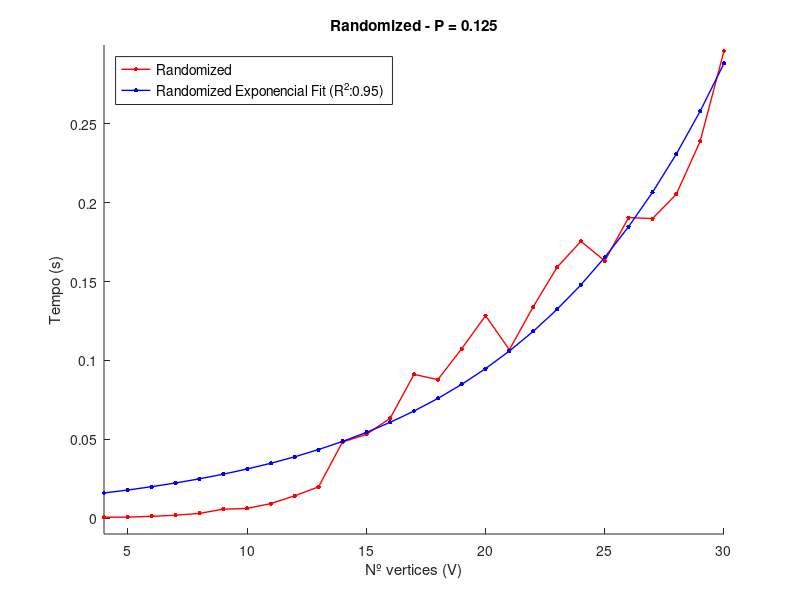
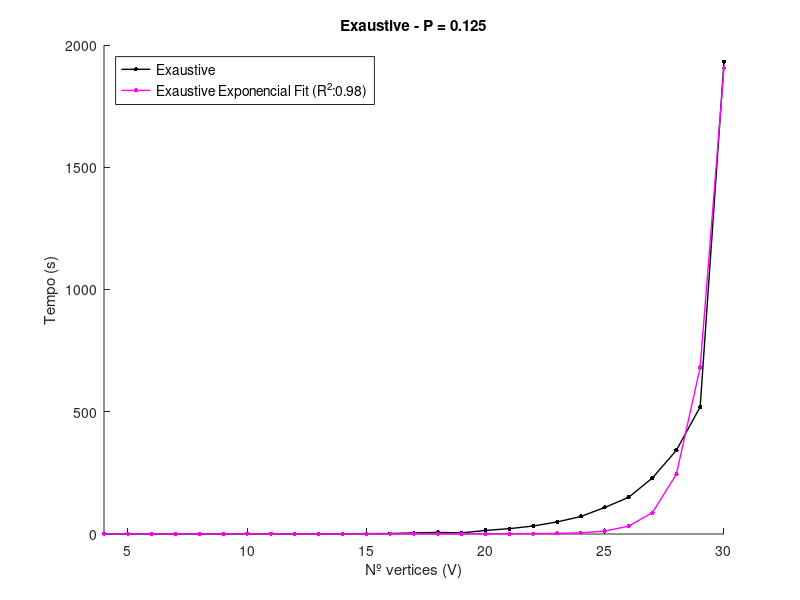
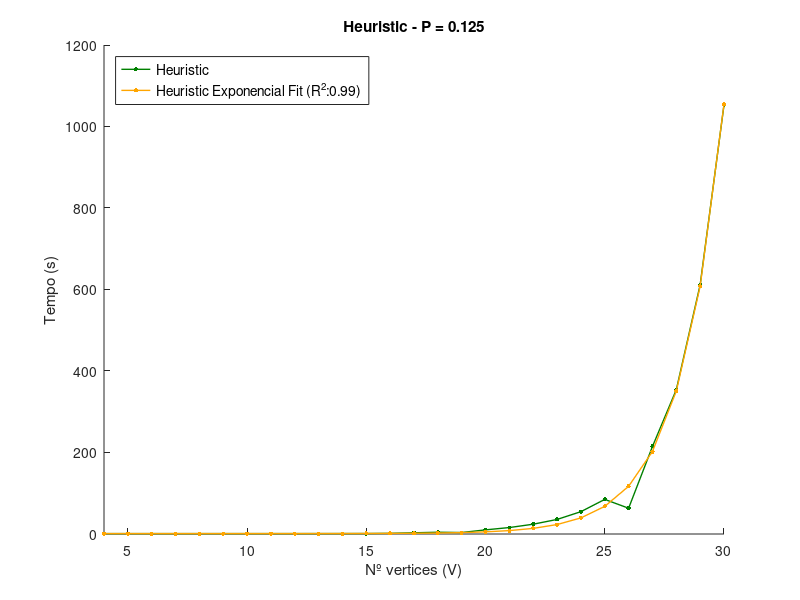

Reproduce these figures in MATLAB, in order.
clear all
close all
clc

Size12 =[4, 5, 6, 7, 8, 9, 10, 11, 12, 13, 14, 15, 16, 17, 18, 19, 20, 21, 22, 23, 24, 25];
Size22 =[4, 5, 6, 7, 8, 9, 10, 11, 12, 13, 14, 15, 16, 17, 18, 19, 20, 21, 22, 23,24, 25, 26,27,28,29,30];
Total_time11 =[0.0006227999983821064, 0.0007165999995777383, 0.001193699994473718, 0.0018966000061482191, 0.003048499987926334, 0.0057320000196341425, 0.006207899990840815, 0.009313199989264831, 0.014224600003217347, 0.019901299980119802, 0.0483074000076158, 0.053093199981958605, 0.06337360003089998, 0.091184000033536, 0.08788459998322651, 0.10746460003429092, 0.1283922999718925, 0.10685409998404793, 0.1340753999975277, 0.1590713999758009, 0.17556819999299478, 0.16314210000564344, 0.1906299999973271, 0.18993909998971503, 0.20540539997455198, 0.23895720002474263, 0.2962359000084689];
Total_time21 =[0.00017010000010486692, 0.0003968999953940511, 0.001019800009089522, 0.0024256000033346936, 0.005397400003857911, 0.014055199979338795, 0.0209960000065621, 0.04632909999054391, 0.0769943999912357, 0.11836309998761863, 0.18561610003234819, 0.6318439000169747, 0.9867539000115357, 3.3374192000192124, 5.4543463999871165, 3.6019046000001254, 13.677781700025662, 20.879983300008462, 31.691388899984304, 48.27603009999439, 70.7407455000066, 107.5471402999683, 149.0372931999882, 228.4708095000242, 341.2307061999745, 519.0628780000261, 1931.0483767000114];
Total_time31 =[0.00010549998842179775, 0.0002634000120451674, 0.0005454000056488439, 0.0009325000137323514, 0.003713500002049841, 0.006591300014406443, 0.008379499995498918, 0.013149900012649596, 0.040598100022180006, 0.07325499998114537, 0.11892420001095161, 0.19119560001126956, 0.6259975999855669, 1.9717722000059439, 3.328815599976224, 2.648345999972662, 9.16162810001697, 14.8586115000071, 23.06370070000412, 34.756538700006786, 53.90512689999014, 83.97115730002406, 62.326608000003034, 213.93505780001578, 353.37921800000186, 611.0966808999947, 1052.8628503999644];


% Tempos dos 3 algoritmos
% 1 - Randomized
% 2 - Exaustivo
% 3 - Heuristico
% x1 - 1 corresponde a P = 0.125


% General model Randomized:
%      f(x) = a*exp(b*x)
% Coefficients (with 95% confidence bounds):
%        a =     0.01026  (0.006184, 0.01433)
%        b =      0.1112  (0.09614, 0.1262)
% 
% Goodness of fit:
%   SSE: 0.01016
%   R-square: 0.9476
%   Adjusted R-square: 0.9455
%   RMSE: 0.02016

a = 0.01026;
b = 0.1112;
f = a*exp(b*Size22);

% General model Exasutive:
%      f(x) = a*exp(b*x)
% Coefficients (with 95% confidence bounds):
%        a =    7.25e-11  (-2.456e-10, 3.906e-10)
%        b =        1.03  (0.8829, 1.177)
% 
% Goodness of fit:
%   SSE: 8.788e+04
%   R-square: 0.9766
%   Adjusted R-square: 0.9757
%   RMSE: 59.29


a2 = 7.25e-11;
b2 = 1.03;
f2 = a2*exp(b2*Size22);

% General model Heuristica:
%      f(x) = a*exp(b*x)
% Coefficients (with 95% confidence bounds):
%        a =   6.881e-05  (2.154e-05, 0.0001161)
%        b =      0.5515  (0.5282, 0.5748)
% 
% Goodness of fit:
%   SSE: 3951
%   R-square: 0.9972
%   Adjusted R-square: 0.9971
%   RMSE: 12.57

a3 = 6.881e-05;
b3 = 0.5515;
f3 = a3*exp(b3*Size22);

% figure(1)
% plot(Size12, Total_time11,'b.-','LineWidth',1,'MarkerSize',10)
figure(1)
hold on
plot(Size22, Total_time11,'r.-','LineWidth',1,'MarkerSize',10)
plot(Size22,f,'b.-','LineWidth',1,'MarkerSize',10)
ylabel('Tempo (s)')
xlabel('Nº vertices (V)')
legend('Randomized','Randomized Exponencial Fit (R^2:0.95)','Location','northwest','FontSize',10)
title('Randomized - P = 0.125')
axis([4 30 -0.01 0.3])

figure(2)
hold on
plot(Size22,Total_time21,'k.-','LineWidth',1,'MarkerSize',10)
plot(Size22,f2,'m.-','LineWidth',1,'MarkerSize',10)
ylabel('Tempo (s)')
xlabel('Nº vertices (V)')
legend('Exaustive','Exaustive Exponencial Fit (R^2:0.98)','Location','northwest','FontSize',10)
title('Exaustive - P = 0.125')
axis([4 30 -1 2000])

figure(3)
hold on
plot(Size22,Total_time31,'.-','Color','#008000','LineWidth',1,'MarkerSize',10)
plot(Size22,f3,'.-','Color','#FFA500','LineWidth',1,'MarkerSize',10)
ylabel('Tempo (s)')
xlabel('Nº vertices (V)')
legend('Heuristic','Heuristic Exponencial Fit (R^2:0.99)','Location','northwest','FontSize',10)
title('Heuristic - P = 0.125')
axis([4 30 -1 1200])
